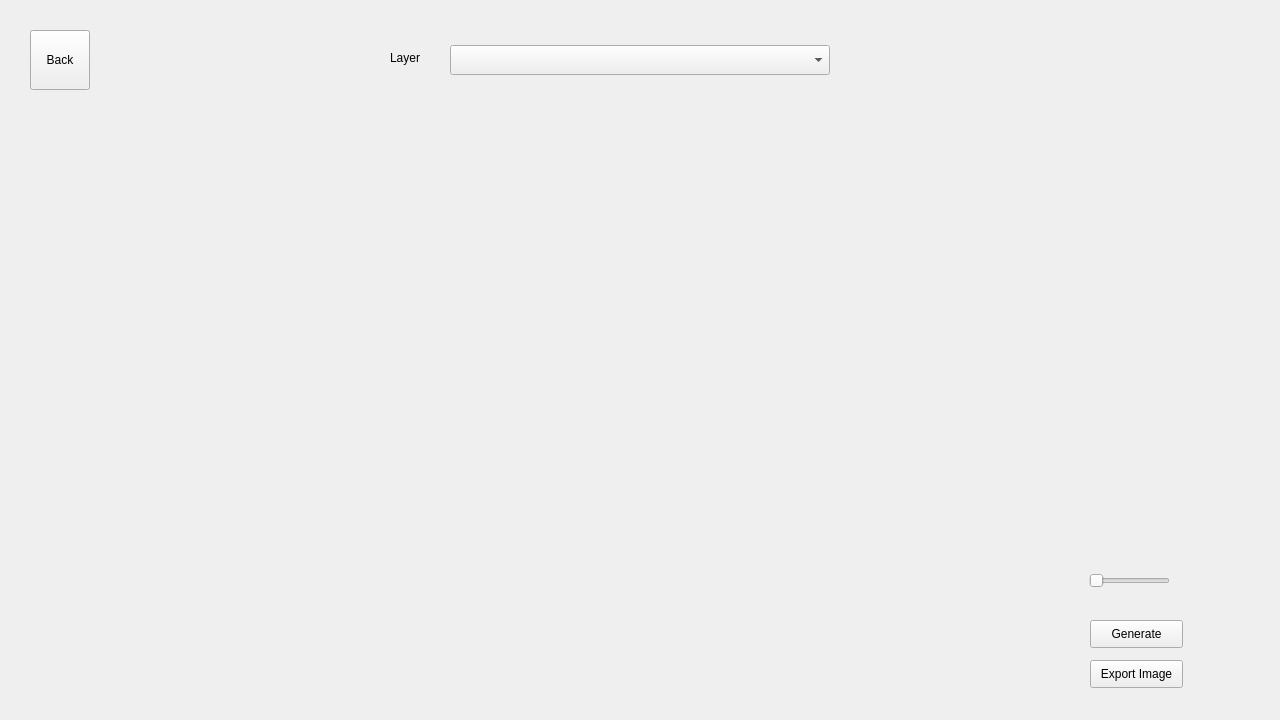
<?xml version="1.0" encoding="UTF-8"?>
<ui version="4.0">
 <class>Form</class>
 <widget class="QWidget" name="Form">
  <property name="geometry">
   <rect>
    <x>0</x>
    <y>0</y>
    <width>1280</width>
    <height>720</height>
   </rect>
  </property>
  <property name="windowTitle">
   <string>XAI Viz</string>
  </property>
  <widget class="QComboBox" name="choose_layer">
   <property name="geometry">
    <rect>
     <x>450</x>
     <y>45</y>
     <width>380</width>
     <height>30</height>
    </rect>
   </property>
  </widget>
  <widget class="QLabel" name="label">
   <property name="geometry">
    <rect>
     <x>390</x>
     <y>50</y>
     <width>55</width>
     <height>16</height>
    </rect>
   </property>
   <property name="text">
    <string>Layer</string>
   </property>
  </widget>
  <widget class="QPushButton" name="back_btn">
   <property name="geometry">
    <rect>
     <x>30</x>
     <y>30</y>
     <width>60</width>
     <height>60</height>
    </rect>
   </property>
   <property name="text">
    <string>Back</string>
   </property>
  </widget>
  <widget class="QPushButton" name="generate_btn">
   <property name="geometry">
    <rect>
     <x>1090</x>
     <y>620</y>
     <width>93</width>
     <height>28</height>
    </rect>
   </property>
   <property name="text">
    <string>Generate</string>
   </property>
  </widget>
  <widget class="QPushButton" name="save_btn">
   <property name="geometry">
    <rect>
     <x>1090</x>
     <y>660</y>
     <width>93</width>
     <height>28</height>
    </rect>
   </property>
   <property name="text">
    <string>Export Image</string>
   </property>
  </widget>
  <widget class="QLabel" name="group1">
   <property name="geometry">
    <rect>
     <x>270</x>
     <y>570</y>
     <width>100</width>
     <height>100</height>
    </rect>
   </property>
   <property name="text">
    <string/>
   </property>
  </widget>
  <widget class="QLabel" name="group2">
   <property name="geometry">
    <rect>
     <x>400</x>
     <y>570</y>
     <width>100</width>
     <height>100</height>
    </rect>
   </property>
   <property name="text">
    <string/>
   </property>
  </widget>
  <widget class="QLabel" name="group3">
   <property name="geometry">
    <rect>
     <x>530</x>
     <y>570</y>
     <width>100</width>
     <height>100</height>
    </rect>
   </property>
   <property name="text">
    <string/>
   </property>
  </widget>
  <widget class="QLabel" name="group4">
   <property name="geometry">
    <rect>
     <x>660</x>
     <y>570</y>
     <width>100</width>
     <height>100</height>
    </rect>
   </property>
   <property name="text">
    <string/>
   </property>
  </widget>
  <widget class="QLabel" name="group5">
   <property name="geometry">
    <rect>
     <x>790</x>
     <y>570</y>
     <width>100</width>
     <height>100</height>
    </rect>
   </property>
   <property name="text">
    <string/>
   </property>
  </widget>
  <widget class="QLabel" name="group6">
   <property name="geometry">
    <rect>
     <x>920</x>
     <y>570</y>
     <width>100</width>
     <height>100</height>
    </rect>
   </property>
   <property name="text">
    <string/>
   </property>
  </widget>
  <widget class="QSlider" name="group_slider">
   <property name="geometry">
    <rect>
     <x>1089</x>
     <y>570</y>
     <width>81</width>
     <height>22</height>
    </rect>
   </property>
   <property name="minimum">
    <number>1</number>
   </property>
   <property name="maximum">
    <number>3</number>
   </property>
   <property name="singleStep">
    <number>1</number>
   </property>
   <property name="orientation">
    <enum>Qt::Horizontal</enum>
   </property>
   <property name="tickInterval">
    <number>0</number>
   </property>
  </widget>
  <widget class="QLabel" name="groups">
   <property name="geometry">
    <rect>
     <x>1180</x>
     <y>570</y>
     <width>81</width>
     <height>20</height>
    </rect>
   </property>
   <property name="text">
    <string/>
   </property>
  </widget>
  <widget class="QLabel" name="attr1">
   <property name="geometry">
    <rect>
     <x>280</x>
     <y>680</y>
     <width>81</width>
     <height>21</height>
    </rect>
   </property>
   <property name="text">
    <string/>
   </property>
  </widget>
  <widget class="QLabel" name="attr2">
   <property name="geometry">
    <rect>
     <x>410</x>
     <y>680</y>
     <width>81</width>
     <height>21</height>
    </rect>
   </property>
   <property name="text">
    <string/>
   </property>
  </widget>
  <widget class="QLabel" name="attr3">
   <property name="geometry">
    <rect>
     <x>540</x>
     <y>680</y>
     <width>81</width>
     <height>21</height>
    </rect>
   </property>
   <property name="text">
    <string/>
   </property>
  </widget>
  <widget class="QLabel" name="attr4">
   <property name="geometry">
    <rect>
     <x>670</x>
     <y>680</y>
     <width>81</width>
     <height>21</height>
    </rect>
   </property>
   <property name="text">
    <string/>
   </property>
  </widget>
  <widget class="QLabel" name="attr5">
   <property name="geometry">
    <rect>
     <x>800</x>
     <y>680</y>
     <width>91</width>
     <height>21</height>
    </rect>
   </property>
   <property name="text">
    <string/>
   </property>
  </widget>
  <widget class="QLabel" name="attr6">
   <property name="geometry">
    <rect>
     <x>930</x>
     <y>680</y>
     <width>81</width>
     <height>21</height>
    </rect>
   </property>
   <property name="text">
    <string/>
   </property>
  </widget>
 </widget>
 <resources/>
 <connections/>
</ui>
